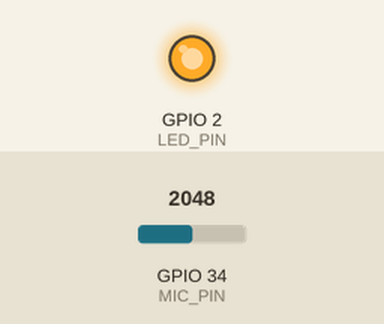
The sketch below on a simulated ESP32. Shown: output pins drawn as LEDs (lit = HIGH). Inputs (shaded band) come from the test bench; at power-on: GPIO 34 (MIC_PIN) = 2048. Storage starts empty; what the sketch prints to the serial monitor is not drawn.

Above: at 0.1 s.
Timing chart, 0 to 1.6 s (numbered marks = the images above):
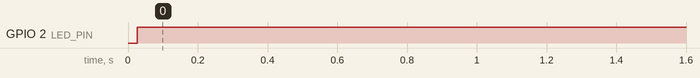

The sketch:

DATA_COLLECTION_CODE.ino
```cpp
#include <SD.h>
#include <SPI.h>

#define SD_CS_PIN 5
#define MIC_PIN 34
#define LED_PIN 2
#define SAMPLE_RATE 16000
#define RECORD_DURATION 100 // in seconds

File audioFile;

void setup() {
  pinMode(MIC_PIN, INPUT);
  pinMode(LED_PIN, OUTPUT);
  Serial.begin(115200);

  // Initialize SD card
  if (!SD.begin(SD_CS_PIN)) {
    Serial.println("SD Card initialization failed!");
    while (1);
  }
  Serial.println("SD Card initialized.");

  // Open file for recording
  char fileName[] = "/recording.wav";
  audioFile = SD.open(fileName, FILE_WRITE);
  if (!audioFile) {
    Serial.println("Failed to open file for writing!");
    while (1);
  }
  Serial.println("File created: recording.wav");

  // Write WAV header placeholder
  writeWavHeader(audioFile, SAMPLE_RATE, SAMPLE_RATE * RECORD_DURATION);
  Serial.println("WAV header written.");
}

void loop() {
  // Start recording
  Serial.println("Starting recording...");
  digitalWrite(LED_PIN, HIGH);

  uint32_t startTime = millis();
  uint32_t samplesWritten = 0;

  while (millis() - startTime < RECORD_DURATION * 10000) {
    int16_t sample = analogRead(MIC_PIN) - 2048; // Center ADC values around 0
    audioFile.write((byte*)&sample, 2);          // Write sample as 16-bit PCM
    samplesWritten++;
  }

  digitalWrite(LED_PIN, LOW);
  Serial.println("Recording finished.");

  // Update WAV header with actual sample count
  audioFile.seek(0);
  writeWavHeader(audioFile, SAMPLE_RATE, samplesWritten);

  audioFile.close();
  Serial.println("File saved and closed.");
  while (1); // Stop further execution
}

void writeWavHeader(File file, uint32_t sampleRate, uint32_t totalSampleCount) {
  uint32_t dataChunkSize = totalSampleCount * 2; // 16-bit samples
  uint32_t fileSize = 36 + dataChunkSize;

  // RIFF header
  file.write((const uint8_t*)"RIFF", 4);
  file.write((byte*)&fileSize, 4);
  file.write((const uint8_t*)"WAVE", 4);

  // fmt subchunk
  file.write((const uint8_t*)"fmt ", 4);
  uint32_t subchunk1Size = 16;
  uint16_t audioFormat = 1; // PCM
  uint16_t numChannels = 1; // Mono
  uint16_t bitsPerSample = 16;
  uint32_t byteRate = sampleRate * numChannels * bitsPerSample / 8;
  uint16_t blockAlign = numChannels * bitsPerSample / 8;

  file.write((byte*)&subchunk1Size, 4);
  file.write((byte*)&audioFormat, 2);
  file.write((byte*)&numChannels, 2);
  file.write((byte*)&sampleRate, 4);
  file.write((byte*)&byteRate, 4);
  file.write((byte*)&blockAlign, 2);
  file.write((byte*)&bitsPerSample, 2);

  // data subchunk
  file.write((const uint8_t*)"data", 4);
  file.write((byte*)&dataChunkSize, 4);
}
```

Measured:
- by itself, GPIO 2 (LED_PIN): LOW → HIGH at 0.03 s
